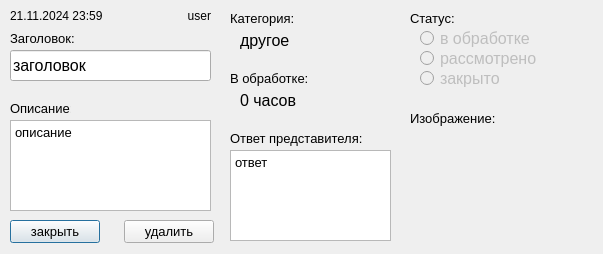
<?xml version="1.0" encoding="UTF-8"?>
<ui version="4.0">
 <class>Dialog</class>
 <widget class="QDialog" name="Dialog">
  <property name="geometry">
   <rect>
    <x>0</x>
    <y>0</y>
    <width>603</width>
    <height>254</height>
   </rect>
  </property>
  <property name="windowTitle">
   <string>Dialog</string>
  </property>
  <widget class="QLabel" name="label">
   <property name="geometry">
    <rect>
     <x>10</x>
     <y>30</y>
     <width>71</width>
     <height>16</height>
    </rect>
   </property>
   <property name="font">
    <font>
     <pointsize>10</pointsize>
    </font>
   </property>
   <property name="text">
    <string>Заголовок:</string>
   </property>
  </widget>
  <widget class="QLabel" name="label_3">
   <property name="geometry">
    <rect>
     <x>10</x>
     <y>100</y>
     <width>61</width>
     <height>16</height>
    </rect>
   </property>
   <property name="font">
    <font>
     <pointsize>10</pointsize>
    </font>
   </property>
   <property name="text">
    <string>Описание:</string>
   </property>
  </widget>
  <widget class="QLabel" name="label_5">
   <property name="geometry">
    <rect>
     <x>230</x>
     <y>10</y>
     <width>81</width>
     <height>16</height>
    </rect>
   </property>
   <property name="font">
    <font>
     <pointsize>10</pointsize>
    </font>
   </property>
   <property name="text">
    <string>Категория:</string>
   </property>
  </widget>
  <widget class="QLineEdit" name="heading">
   <property name="enabled">
    <bool>true</bool>
   </property>
   <property name="geometry">
    <rect>
     <x>10</x>
     <y>50</y>
     <width>201</width>
     <height>31</height>
    </rect>
   </property>
   <property name="font">
    <font>
     <pointsize>12</pointsize>
    </font>
   </property>
   <property name="text">
    <string>заголовок</string>
   </property>
   <property name="readOnly">
    <bool>true</bool>
   </property>
  </widget>
  <widget class="QLabel" name="label_2">
   <property name="geometry">
    <rect>
     <x>410</x>
     <y>10</y>
     <width>61</width>
     <height>16</height>
    </rect>
   </property>
   <property name="font">
    <font>
     <pointsize>10</pointsize>
    </font>
   </property>
   <property name="text">
    <string>Статус:</string>
   </property>
  </widget>
  <widget class="QRadioButton" name="rb_waiting">
   <property name="enabled">
    <bool>false</bool>
   </property>
   <property name="geometry">
    <rect>
     <x>420</x>
     <y>30</y>
     <width>121</width>
     <height>17</height>
    </rect>
   </property>
   <property name="font">
    <font>
     <pointsize>12</pointsize>
    </font>
   </property>
   <property name="text">
    <string>в обработке</string>
   </property>
   <property name="checkable">
    <bool>true</bool>
   </property>
   <property name="checked">
    <bool>false</bool>
   </property>
  </widget>
  <widget class="QRadioButton" name="rb_reviewed">
   <property name="enabled">
    <bool>false</bool>
   </property>
   <property name="geometry">
    <rect>
     <x>420</x>
     <y>50</y>
     <width>121</width>
     <height>17</height>
    </rect>
   </property>
   <property name="font">
    <font>
     <pointsize>12</pointsize>
    </font>
   </property>
   <property name="text">
    <string>рассмотрено</string>
   </property>
   <property name="checkable">
    <bool>true</bool>
   </property>
   <property name="checked">
    <bool>false</bool>
   </property>
   <property name="autoRepeat">
    <bool>false</bool>
   </property>
  </widget>
  <widget class="QRadioButton" name="rb_closed">
   <property name="enabled">
    <bool>false</bool>
   </property>
   <property name="geometry">
    <rect>
     <x>420</x>
     <y>70</y>
     <width>121</width>
     <height>17</height>
    </rect>
   </property>
   <property name="font">
    <font>
     <pointsize>12</pointsize>
    </font>
   </property>
   <property name="text">
    <string>закрыто</string>
   </property>
  </widget>
  <widget class="QLabel" name="label_4">
   <property name="geometry">
    <rect>
     <x>230</x>
     <y>70</y>
     <width>91</width>
     <height>16</height>
    </rect>
   </property>
   <property name="font">
    <font>
     <pointsize>10</pointsize>
    </font>
   </property>
   <property name="text">
    <string>В обработке:</string>
   </property>
  </widget>
  <widget class="QLabel" name="label_timer">
   <property name="geometry">
    <rect>
     <x>240</x>
     <y>90</y>
     <width>151</width>
     <height>21</height>
    </rect>
   </property>
   <property name="font">
    <font>
     <pointsize>12</pointsize>
    </font>
   </property>
   <property name="text">
    <string>0 часов</string>
   </property>
  </widget>
  <widget class="QLabel" name="label_8">
   <property name="geometry">
    <rect>
     <x>230</x>
     <y>130</y>
     <width>141</width>
     <height>16</height>
    </rect>
   </property>
   <property name="font">
    <font>
     <pointsize>10</pointsize>
    </font>
   </property>
   <property name="text">
    <string>Ответ представителя:</string>
   </property>
  </widget>
  <widget class="QPushButton" name="btn_close_cancel">
   <property name="geometry">
    <rect>
     <x>10</x>
     <y>220</y>
     <width>90</width>
     <height>23</height>
    </rect>
   </property>
   <property name="font">
    <font>
     <pointsize>10</pointsize>
    </font>
   </property>
   <property name="text">
    <string>закрыть</string>
   </property>
  </widget>
  <widget class="QPushButton" name="btn_delete_save">
   <property name="geometry">
    <rect>
     <x>124</x>
     <y>220</y>
     <width>90</width>
     <height>23</height>
    </rect>
   </property>
   <property name="font">
    <font>
     <pointsize>10</pointsize>
    </font>
   </property>
   <property name="text">
    <string>удалить</string>
   </property>
  </widget>
  <widget class="QPlainTextEdit" name="description">
   <property name="geometry">
    <rect>
     <x>10</x>
     <y>120</y>
     <width>201</width>
     <height>91</height>
    </rect>
   </property>
   <property name="font">
    <font>
     <pointsize>10</pointsize>
    </font>
   </property>
   <property name="readOnly">
    <bool>true</bool>
   </property>
   <property name="plainText">
    <string>описание</string>
   </property>
  </widget>
  <widget class="QPlainTextEdit" name="answer">
   <property name="geometry">
    <rect>
     <x>230</x>
     <y>150</y>
     <width>161</width>
     <height>91</height>
    </rect>
   </property>
   <property name="font">
    <font>
     <pointsize>10</pointsize>
    </font>
   </property>
   <property name="readOnly">
    <bool>true</bool>
   </property>
   <property name="plainText">
    <string>ответ
</string>
   </property>
  </widget>
  <widget class="QLabel" name="label_date">
   <property name="geometry">
    <rect>
     <x>10</x>
     <y>0</y>
     <width>101</width>
     <height>31</height>
    </rect>
   </property>
   <property name="text">
    <string>21.11.2024 23:59</string>
   </property>
   <property name="alignment">
    <set>Qt::AlignLeading|Qt::AlignLeft|Qt::AlignVCenter</set>
   </property>
  </widget>
  <widget class="QLabel" name="label_category">
   <property name="geometry">
    <rect>
     <x>240</x>
     <y>30</y>
     <width>141</width>
     <height>21</height>
    </rect>
   </property>
   <property name="font">
    <font>
     <pointsize>12</pointsize>
    </font>
   </property>
   <property name="text">
    <string>другое</string>
   </property>
  </widget>
  <widget class="QLabel" name="label_user">
   <property name="geometry">
    <rect>
     <x>120</x>
     <y>0</y>
     <width>91</width>
     <height>31</height>
    </rect>
   </property>
   <property name="text">
    <string>user</string>
   </property>
   <property name="alignment">
    <set>Qt::AlignRight|Qt::AlignTrailing|Qt::AlignVCenter</set>
   </property>
  </widget>
  <widget class="QLabel" name="label_6">
   <property name="geometry">
    <rect>
     <x>410</x>
     <y>110</y>
     <width>101</width>
     <height>16</height>
    </rect>
   </property>
   <property name="font">
    <font>
     <pointsize>10</pointsize>
    </font>
   </property>
   <property name="text">
    <string>Изображение:</string>
   </property>
  </widget>
  <widget class="QLabel" name="label_img">
   <property name="geometry">
    <rect>
     <x>410</x>
     <y>140</y>
     <width>180</width>
     <height>101</height>
    </rect>
   </property>
   <property name="text">
    <string/>
   </property>
   <property name="scaledContents">
    <bool>true</bool>
   </property>
  </widget>
 </widget>
 <resources/>
 <connections/>
</ui>
